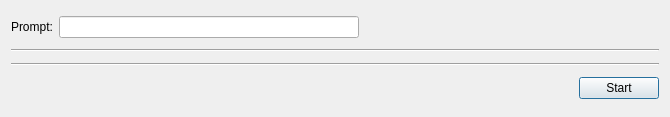
<?xml version="1.0" encoding="UTF-8"?>
<ui version="4.0">
 <class>Dialog</class>
 <widget class="QDialog" name="Dialog">
  <property name="geometry">
   <rect>
    <x>0</x>
    <y>0</y>
    <width>670</width>
    <height>117</height>
   </rect>
  </property>
  <property name="windowTitle">
   <string>Batch Generate Images From DALL-E</string>
  </property>
  <layout class="QVBoxLayout" name="verticalLayout">
   <item>
    <layout class="QHBoxLayout" name="horizontalLayout">
     <item>
      <widget class="QLabel" name="label">
       <property name="text">
        <string>Prompt:</string>
       </property>
      </widget>
     </item>
     <item>
      <widget class="QLineEdit" name="srcField">
       <property name="minimumSize">
        <size>
         <width>120</width>
         <height>0</height>
        </size>
       </property>
      </widget>
     </item>
     <item>
      <spacer name="horizontalSpacer">
       <property name="orientation">
        <enum>Qt::Horizontal</enum>
       </property>
       <property name="sizeHint" stdset="0">
        <size>
         <width>40</width>
         <height>20</height>
        </size>
       </property>
      </spacer>
     </item>
    </layout>
   </item>
   <item>
    <widget class="Line" name="line">
     <property name="orientation">
      <enum>Qt::Horizontal</enum>
     </property>
    </widget>
   </item>
   <item>
    <layout class="QGridLayout" name="gridLayout" columnstretch="0"/>
   </item>
   <item>
    <widget class="Line" name="line_2">
     <property name="orientation">
      <enum>Qt::Horizontal</enum>
     </property>
    </widget>
   </item>
   <item>
    <layout class="QHBoxLayout" name="horizontalLayout_3">
     <item>
      <spacer name="horizontalSpacer_2">
       <property name="orientation">
        <enum>Qt::Horizontal</enum>
       </property>
       <property name="sizeHint" stdset="0">
        <size>
         <width>40</width>
         <height>20</height>
        </size>
       </property>
      </spacer>
     </item>
     <item>
      <widget class="QPushButton" name="pushButton">
       <property name="text">
        <string>Start</string>
       </property>
      </widget>
     </item>
    </layout>
   </item>
  </layout>
 </widget>
 <resources/>
 <connections>
  <connection>
   <sender>pushButton</sender>
   <signal>clicked()</signal>
   <receiver>Dialog</receiver>
   <slot>accept()</slot>
   <hints>
    <hint type="sourcelabel">
     <x>513</x>
     <y>283</y>
    </hint>
    <hint type="destinationlabel">
     <x>453</x>
     <y>260</y>
    </hint>
   </hints>
  </connection>
 </connections>
</ui>
